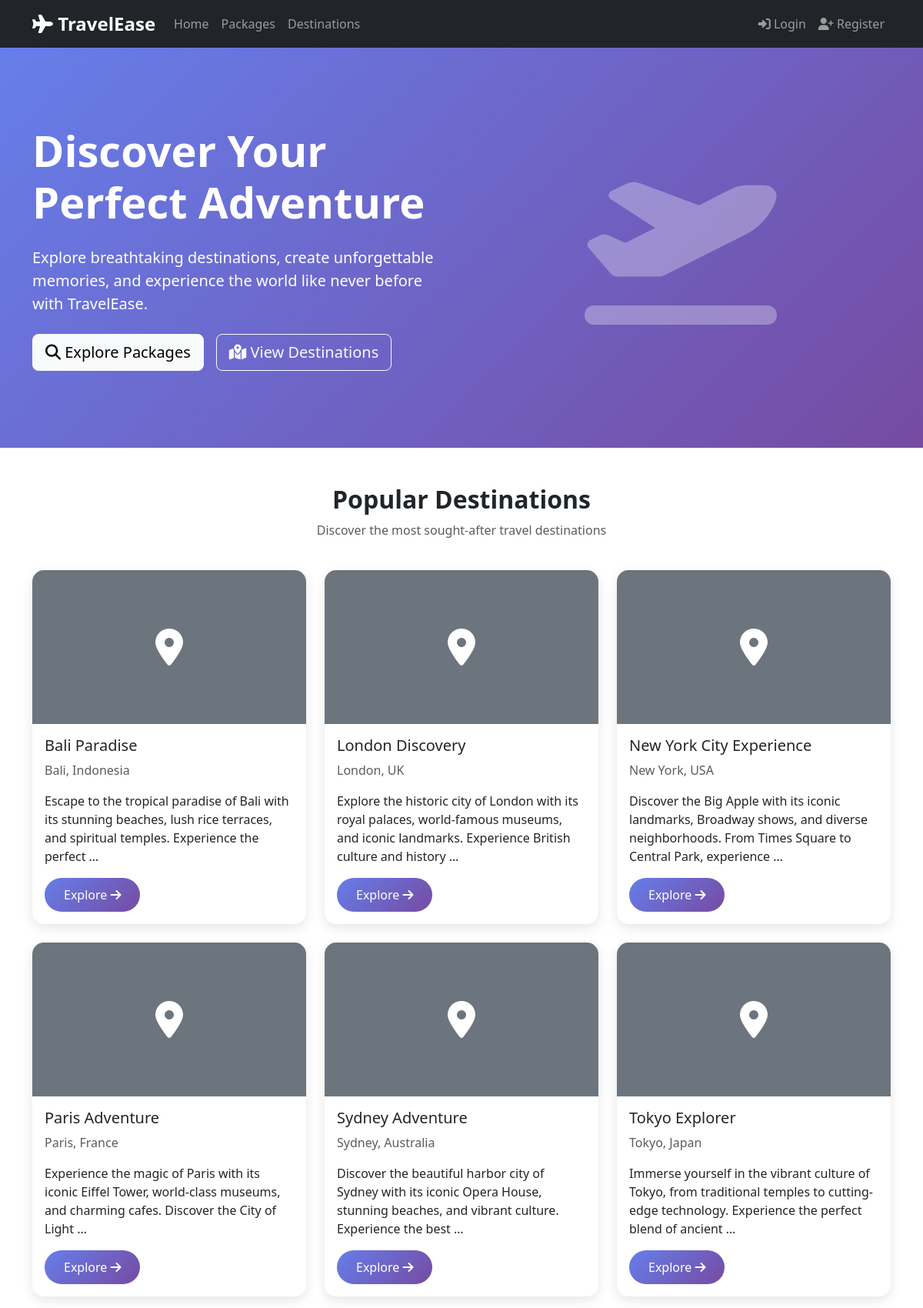
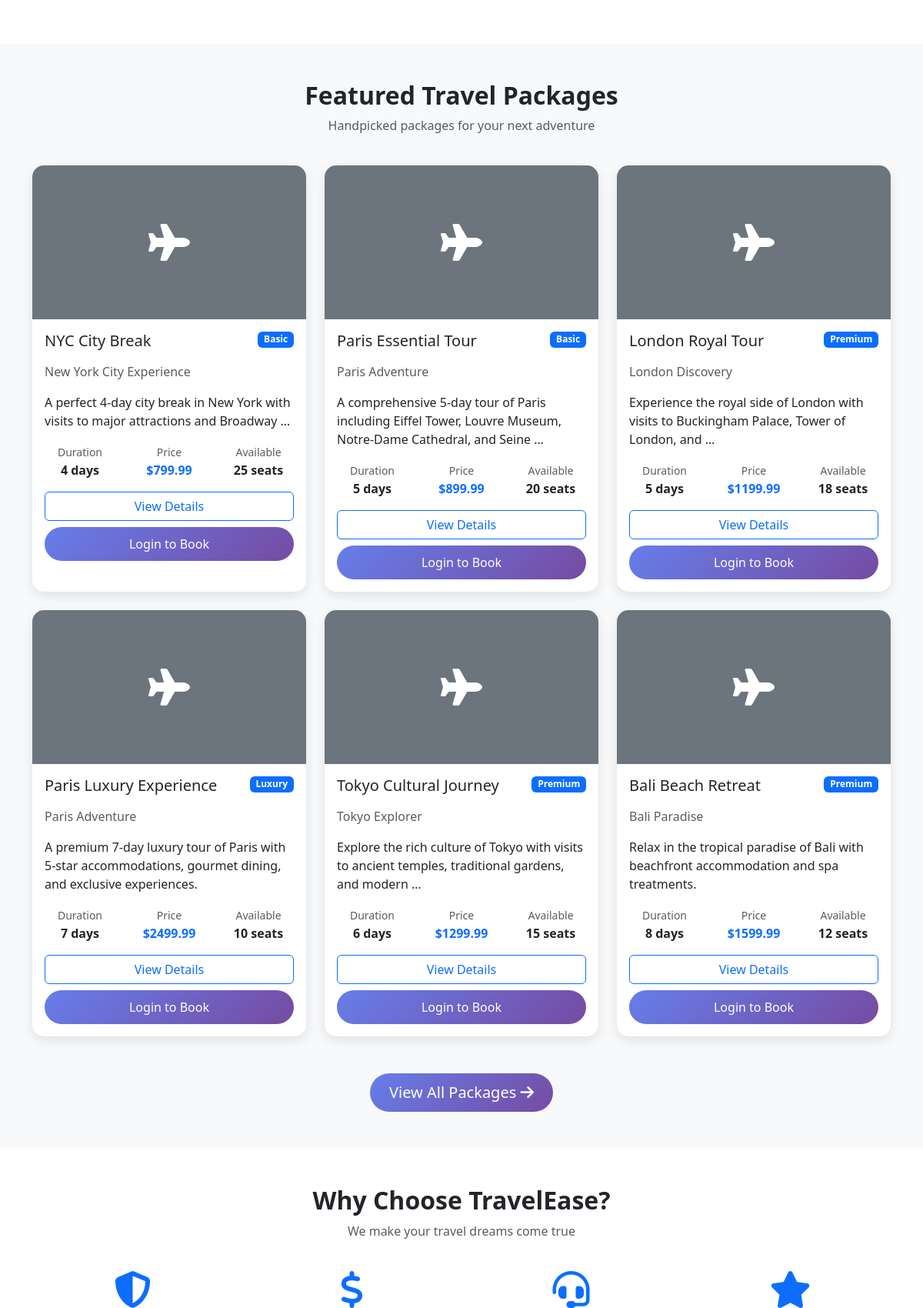
The page / (upper part) on the database its author committed (2 pictures, top to bottom).
### bookings/models.py (models this page shows, shortened)
class Destination(models.Model):
    name = models.CharField(max_length=200)
    description = models.TextField()
    image = models.ImageField(upload_to='destinations/', blank=True, null=True)
    country = models.CharField(max_length=100)
    city = models.CharField(max_length=100)
    created_at = models.DateTimeField(auto_now_add=True)
    updated_at = models.DateTimeField(auto_now=True)
    class Meta:
        ordering = ['name']

class Package(models.Model):
    PACKAGE_TYPES = [
        ('basic', 'Basic'),
        ('premium', 'Premium'),
        ('luxury', 'Luxury'),
    ]
    destination = models.ForeignKey(Destination, on_delete=models.CASCADE, related_name='packages')
    name = models.CharField(max_length=200)
    description = models.TextField()
    package_type = models.CharField(max_length=20, choices=PACKAGE_TYPES, default='basic')
    duration_days = models.PositiveIntegerField()
    price = models.DecimalField(max_digits=10, decimal_places=2)
    max_travelers = models.PositiveIntegerField(default=10)
    available_seats = models.PositiveIntegerField()
    departure_date = models.DateField()
    return_date = models.DateField()
    includes_flight = models.BooleanField(default=True)
    includes_hotel = models.BooleanField(default=True)
    includes_meals = models.BooleanField(default=False)
    includes_transport = models.BooleanField(default=True)
    created_at = models.DateTimeField(auto_now_add=True)
    updated_at = models.DateTimeField(auto_now=True)
    class Meta:
        ordering = ['departure_date']

### bookings/views.py (the view)
# urls.py: path('', views.home, name='home'),
def home(request):
    featured_destinations = Destination.objects.all()[:6]
    featured_packages = Package.objects.filter(available_seats__gt=0).order_by('departure_date')[:6]
    context = {
        'featured_destinations': featured_destinations,
        'featured_packages': featured_packages,
    }
    return render(request, 'bookings/home.html', context)

### bookings/templates/bookings/home.html (shortened to what this page needs)
{% extends 'bookings/base.html' %}
{% block content %}
<section class="hero-section">
    <div class="container">
        <div class="row align-items-center">
            <div class="col-lg-6">
                <h1 class="display-4 fw-bold mb-4">Discover Your Perfect Adventure</h1>
                <p class="lead mb-4">Explore breathtaking destinations, create unforgettable memories, and experience the world like never before with TravelEase.</p>
                <div class="d-flex gap-3">
                    <a href="{% url 'bookings:package_list' %}" class="btn btn-light btn-lg">
                        <i class="fas fa-search"></i> Explore Packages
                    </a>
                    <a href="{% url 'bookings:destination_list' %}" class="btn btn-outline-light btn-lg">
                        <i class="fas fa-map-marked-alt"></i> View Destinations
                    </a>
                </div>
            </div>
            <div class="col-lg-6 text-center">
                <i class="fas fa-plane-departure" style="font-size: 200px; opacity: 0.3;"></i>
            </div>
        </div>
    </div>
</section>
<section class="py-5">
    <div class="container">
        <div class="row mb-4">
            <div class="col-12 text-center">
                <h2 class="fw-bold">Popular Destinations</h2>
                <p class="text-muted">Discover the most sought-after travel destinations</p>
            </div>
        </div>
        <div class="row">
            {% for destination in featured_destinations %}
            <div class="col-lg-4 col-md-6 mb-4">
                <div class="card package-card card-hover h-100">
                    {% if destination.image %}
                        <img src="{{ destination.image.url }}" class="card-img-top" alt="{{ destination.name }}">
                    {% else %}
                        <div class="card-img-top bg-secondary d-flex align-items-center justify-content-center" style="height: 200px;">
                            <i class="fas fa-map-marker-alt text-white" style="font-size: 3rem;"></i>
                        </div>
                    {% endif %}
                    <div class="card-body">
                        <h5 class="card-title">{{ destination.name }}</h5>
                        <p class="card-text text-muted">{{ destination.city }}, {{ destination.country }}</p>
                        <p class="card-text">{{ destination.description|truncatewords:20 }}</p>
                        <a href="{% url 'bookings:destination_detail' destination.id %}" class="btn btn-primary">
                            Explore <i class="fas fa-arrow-right"></i>
                        </a>
                    </div>
                </div>
            </div>
            {% empty %}
            <div class="col-12 text-center">
                <p class="text-muted">No destinations available at the moment.</p>
            </div>
            {% endfor %}
        </div>
    </div>
</section>
<section class="py-5 bg-light">
    <div class="container">
        <div class="row mb-4">
            <div class="col-12 text-center">
                <h2 class="fw-bold">Featured Travel Packages</h2>
                <p class="text-muted">Handpicked packages for your next adventure</p>
            </div>
        </div>
        <div class="row">
            {% for package in featured_packages %}
            <div class="col-lg-4 col-md-6 mb-4">
                <div class="card package-card card-hover h-100">
                    {% if package.destination.image %}
                        <img src="{{ package.destination.image.url }}" class="card-img-top" alt="{{ package.name }}">
                    {% else %}
                        <div class="card-img-top bg-secondary d-flex align-items-center justify-content-center" style="height: 200px;">
                            <i class="fas fa-plane text-white" style="font-size: 3rem;"></i>
                        </div>
                    {% endif %}
                    <div class="card-body">
                        <div class="d-flex justify-content-between align-items-start mb-2">
                            <h5 class="card-title">{{ package.name }}</h5>
                            <span class="badge bg-primary">{{ package.get_package_type_display }}</span>
                        </div>
                        <p class="card-text text-muted">{{ package.destination.name }}</p>
                        <p class="card-text">{{ package.description|truncatewords:15 }}</p>
                        <div class="row text-center mb-3">
                            <div class="col-4">
                                <small class="text-muted">Duration</small>
                                <div class="fw-bold">{{ package.duration_days }} days</div>
                            </div>
                            <div class="col-4">
                                <small class="text-muted">Price</small>
                                <div class="fw-bold text-primary">${{ package.price }}</div>
                            </div>
                            <div class="col-4">
                                <small class="text-muted">Available</small>
                                <div class="fw-bold">{{ package.available_seats }} seats</div>
                            </div>
                        </div>
                        <div class="d-grid gap-2">
                            <a href="{% url 'bookings:package_detail' package.id %}" class="btn btn-outline-primary">
                                View Details
                            </a>
                            {% if user.is_authenticated %}
                                <a href="{% url 'bookings:create_booking' package.id %}" class="btn btn-primary">
                                    Book Now
                                </a>
                            {% else %}
                                <a href="{% url 'login' %}" class="btn btn-primary">
                                    Login to Book
                                </a>
                            {% endif %}
                        </div>
                    </div>
                </div>
            </div>
            {% empty %}
            <div class="col-12 text-center">
                <p class="text-muted">No packages available at the moment.</p>
            </div>
            {% endfor %}
        </div>
        <div class="text-center mt-4">
            <a href="{% url 'bookings:package_list' %}" class="btn btn-primary btn-lg">
                View All Packages <i class="fas fa-arrow-right"></i>
            </a>
        </div>
    </div>
</section>
<section class="py-5">
    <div class="container">
        <div class="row mb-4">
            <div class="col-12 text-center">
                <h2 class="fw-bold">Why Choose TravelEase?</h2>
                <p class="text-muted">We make your travel dreams come true</p>
            </div>
        </div>
        <div class="row">
            <div class="col-lg-3 col-md-6 mb-4 text-center">
                <div class="mb-3">
                    <i class="fas fa-shield-alt text-primary" style="font-size: 3rem;"></i>
                </div>
            </div>
            <div class="col-lg-3 col-md-6 mb-4 text-center">
                <div class="mb-3">
                    <i class="fas fa-dollar-sign text-primary" style="font-size: 3rem;"></i>
                </div>
            </div>
            <div class="col-lg-3 col-md-6 mb-4 text-center">
                <div class="mb-3">
                    <i class="fas fa-headset text-primary" style="font-size: 3rem;"></i>
                </div>
            </div>
            <div class="col-lg-3 col-md-6 mb-4 text-center">
                <div class="mb-3">
                    <i class="fas fa-star text-primary" style="font-size: 3rem;"></i>
                </div>
            </div>
        </div>
    </div>
</section>
{% endblock %}

### bookings/templates/bookings/base.html (style rules this page uses)
.hero-section { background: linear-gradient(135deg, #667eea 0%, #764ba2 100%); color: white; padding: 100px 0; }
.package-card { border: none; border-radius: 15px; overflow: hidden; box-shadow: 0 5px 15px rgba(0,0,0,0.1); }
.btn-primary { background: linear-gradient(135deg, #667eea 0%, #764ba2 100%); border: none; border-radius: 25px; padding: 10px 25px; }

### rows shown on the page
Destination: name "Bali Paradise", city "Bali", country "Indonesia", description "Escape to the tropical paradise of Bali with its stunning beaches, lush rice terraces, and spiritual temples. Experience the perfect …"
Destination: name "London Discovery", city "London", country "UK", description "Explore the historic city of London with its royal palaces, world-famous museums, and iconic landmarks. Experience British culture and history …"
Destination: name "New York City Experience", city "New York", country "USA", description "Discover the Big Apple with its iconic landmarks, Broadway shows, and diverse neighborhoods. From Times Square to Central Park, experience …"
Destination: name "Paris Adventure", city "Paris", country "France", description "Experience the magic of Paris with its iconic Eiffel Tower, world-class museums, and charming cafes. Discover the City of Light …"
Destination: name "Sydney Adventure", city "Sydney", country "Australia", description "Discover the beautiful harbor city of Sydney with its iconic Opera House, stunning beaches, and vibrant culture. Experience the best …"
Destination: name "Tokyo Explorer", city "Tokyo", country "Japan", description "Immerse yourself in the vibrant culture of Tokyo, from traditional temples to cutting-edge technology. Experience the perfect blend of ancient …"
Package: name "NYC City Break", package_type "Basic", destination.name "New York City Experience", description "A perfect 4-day city break in New York with visits to major attractions and Broadway …", duration_days "4", price "799.99", available_seats "25"
Package: name "Paris Essential Tour", package_type "Basic", destination.name "Paris Adventure", description "A comprehensive 5-day tour of Paris including Eiffel Tower, Louvre Museum, Notre-Dame Cathedral, and Seine …", duration_days "5", price "899.99", available_seats "20"
Package: name "London Royal Tour", package_type "Premium", destination.name "London Discovery", description "Experience the royal side of London with visits to Buckingham Palace, Tower of London, and …", duration_days "5", price "1199.99", available_seats "18"
Package: name "Paris Luxury Experience", package_type "Luxury", destination.name "Paris Adventure", description "A premium 7-day luxury tour of Paris with 5-star accommodations, gourmet dining, and exclusive experiences.", duration_days "7", price "2499.99", available_seats "10"
Package: name "Tokyo Cultural Journey", package_type "Premium", destination.name "Tokyo Explorer", description "Explore the rich culture of Tokyo with visits to ancient temples, traditional gardens, and modern …", duration_days "6", price "1299.99", available_seats "15"
Package: name "Bali Beach Retreat", package_type "Premium", destination.name "Bali Paradise", description "Relax in the tropical paradise of Bali with beachfront accommodation and spa treatments.", duration_days "8", price "1599.99", available_seats "12"
